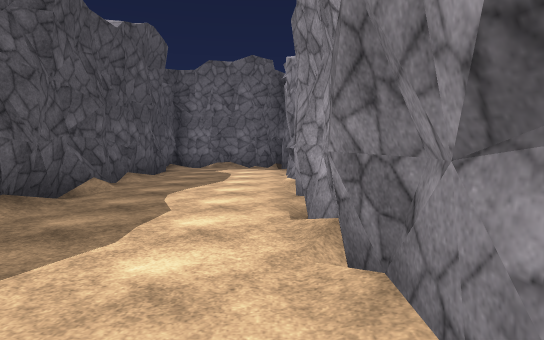
view 1 (above)

24 first-person views from a walk through a scene from a Unity 3-D project. The camera is 1.5 m above the floor, tilts 4° down and sees 75° across. The floor is counted in squares, 2 m on a side. Each view is taken from the middle of a square. On the plan, view 1 faces up. The plan holds only what a view shows up to about 11 squares ahead; the rest is blank. The place goes on beyond the plan. The player character is not drawn. Surface patterns are stand-ins for the level's own textures.

view 2
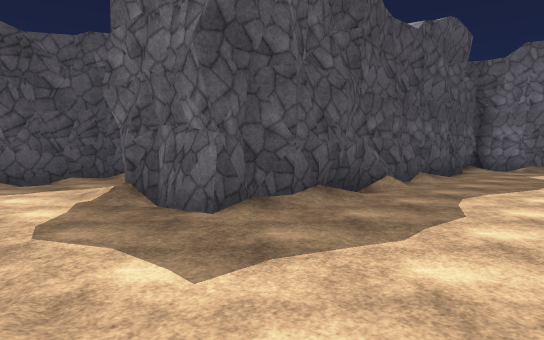

view 3
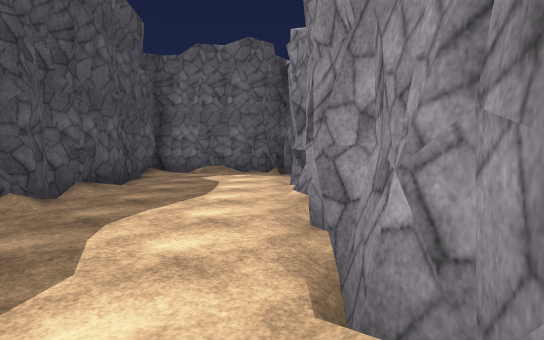

view 4
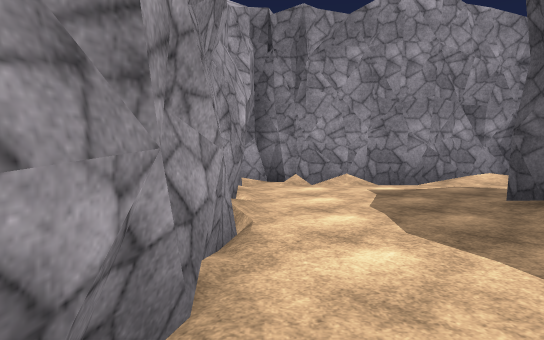

view 5
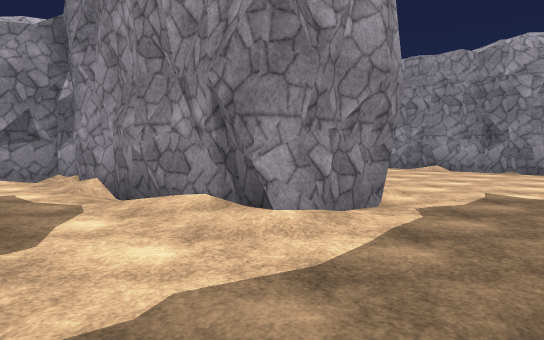

view 6
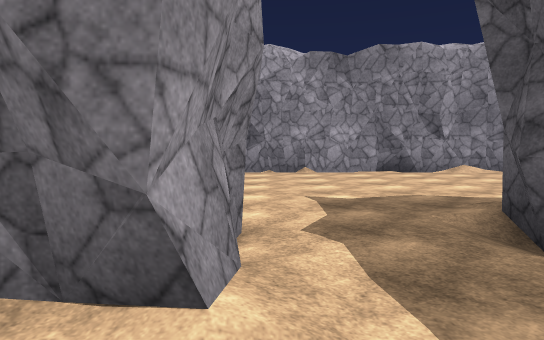

view 7
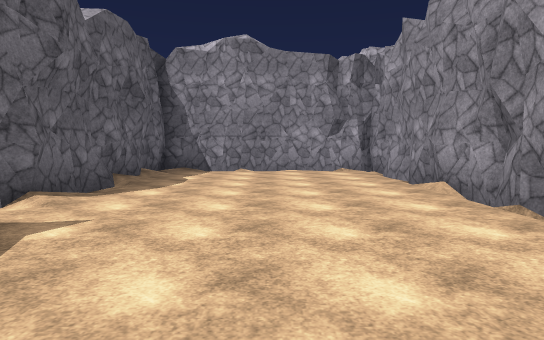

view 8
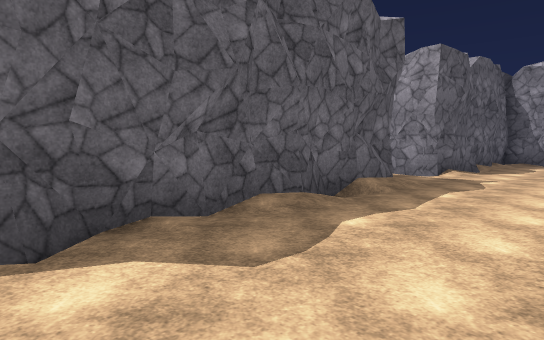

view 9
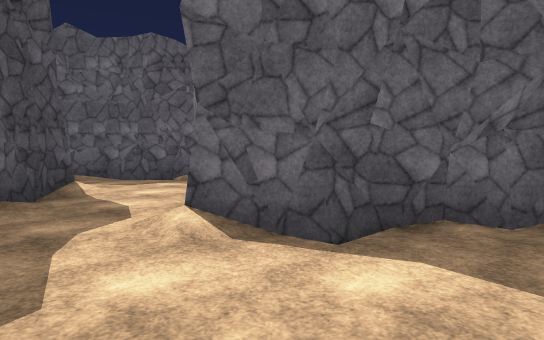

view 10
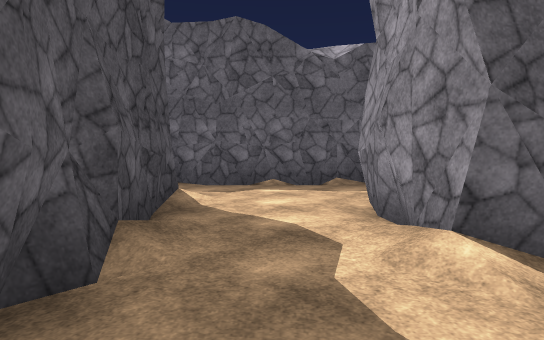

view 11
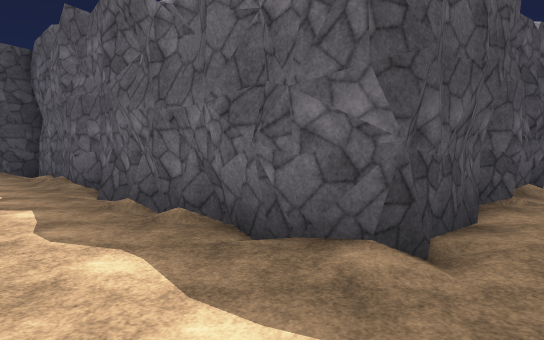

view 12
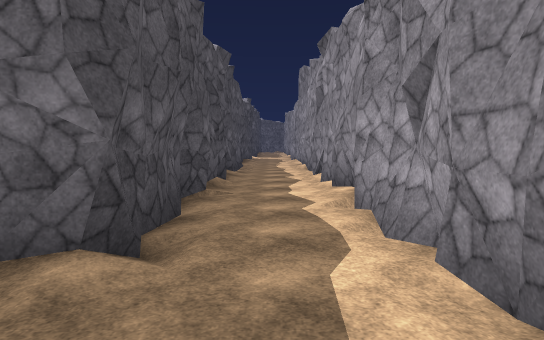

view 13
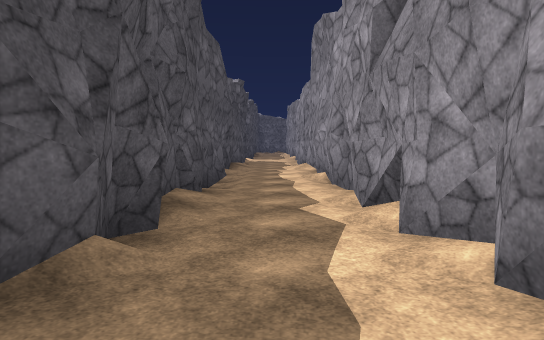

view 14
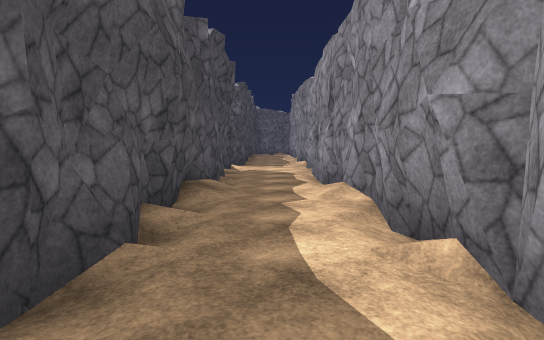

view 15
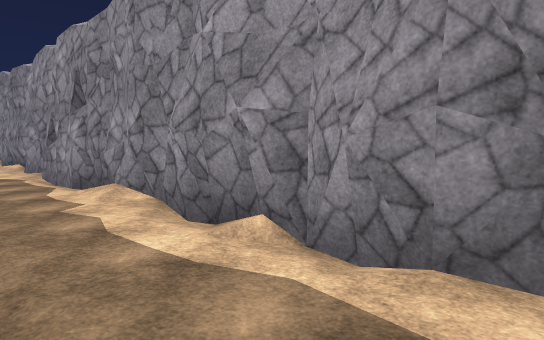

view 16
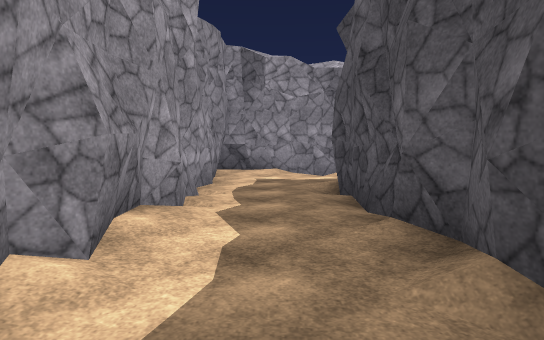

view 17
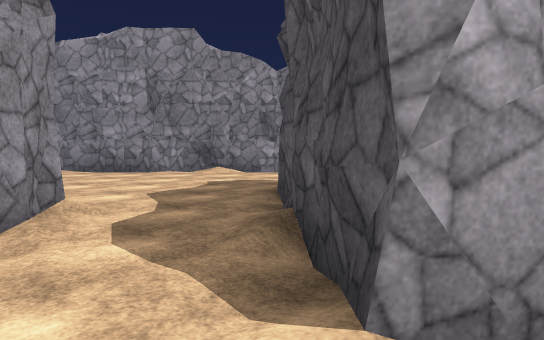

view 18
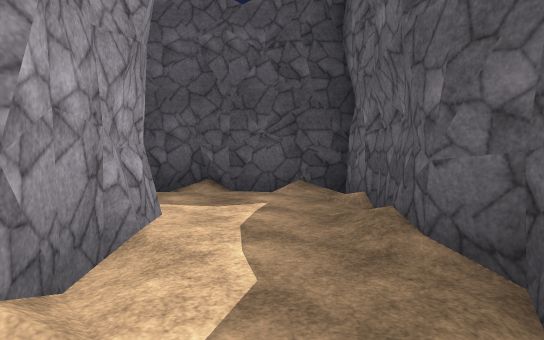

view 19
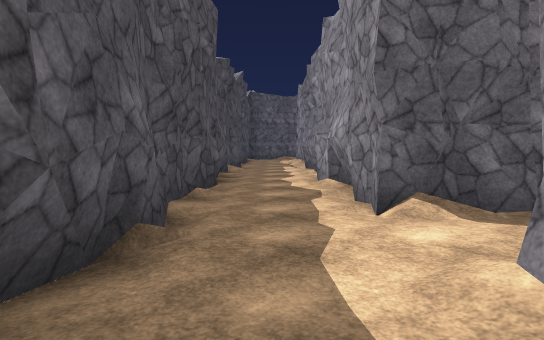

view 20
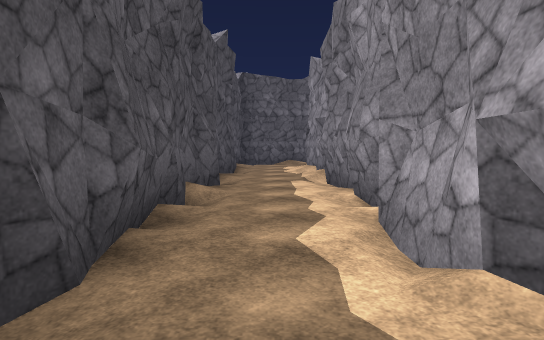

view 21
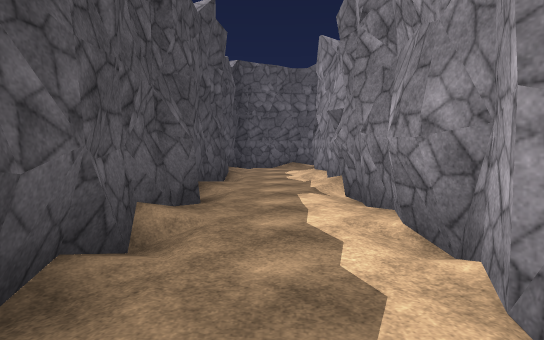

view 22
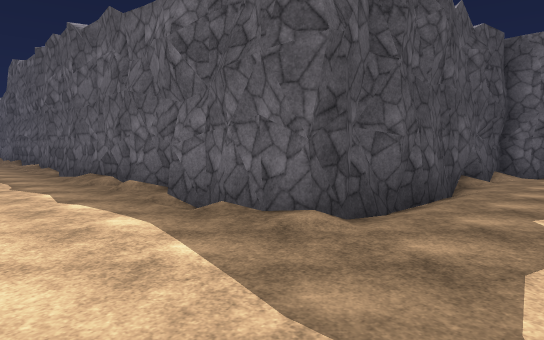

view 23
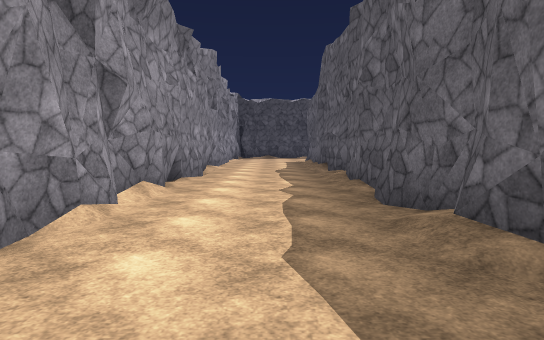

view 24
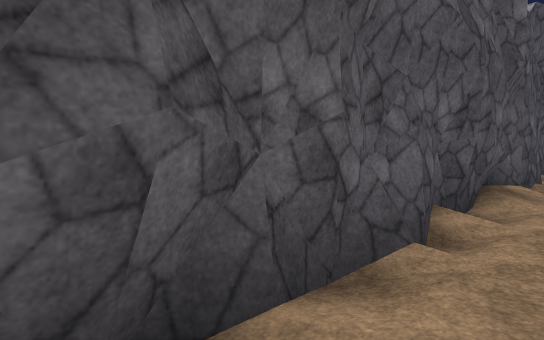

### Floor plan
Key: @ floor where view 1 was taken; # wall or solid block; . main floor; : floor 0.25 m higher than the main floor; - floor 0.25 m lower than the main floor; / step, stairs or slope.
Columns run from 37 left of view 1 to 1 right of it. Each row starts with its distance up from view 1.
 21                        #///#
 20                        #../#
 19                        #/./#
 18                        #/..#
 17                        #///#
 16                        #///# /..
 15                        #///# /./
 14                        #/./##///#
 13                        #///##/./######
 12                        #/./##///##.//##
 11                        #/./##/./##....#
 10                        #/./##/./##/...#
  9                        #../##/..##/...#
  8                        #...##///##/...#
  7                        #/./##/..##/...#
  6                        #/.###/.###/...#
  5                        #/.###/.# ##...#
  4                        #/./##/.####...#
  3              ###########/./##///##/...#
  2              #./.:.//////./##///##....#
  1              #/..../..../.####./......#
  0              #/..///....//#  #.//////@#
 -1              #/. ##/./#####  ../#######
 -2              #/.  #///#######-..######
 -3              #//  #//////////.../////##
 -4              #/./ #/..................#
 -5 ##############///  /..................#
 -6 .................  ...................#
 -7 .................  ...................#
 -8 ........... .....  ...................#
 -9 #########          #########.##########
-10                            ###

Positions as (right, up) in squares from view 1, and headings:
1: (0, 0), facing up
2: (0, 0), facing up-left
3: (0, 2), facing up
4: (0, 7), facing down
5: (-8, 2), facing down-right
6: (-6, 1), facing down
7: (-10, -6), facing right
8: (-15, -6), facing up-right
9: (-15, -6), facing up
10: (-17, -5), facing up
11: (-12, 0), facing up-left
12: (-12, 0), facing up
13: (-12, 5), facing up
14: (-12, 11), facing up
15: (-13, 11), facing up-right
16: (-12, 9), facing down
17: (-18, 1), facing down
18: (-17, 1), facing left
19: (-7, -2), facing up
20: (-7, 3), facing up
21: (-7, 5), facing up
22: (-21, -8), facing up-left
23: (-26, -7), facing left
24: (-12, 11), facing up-left
